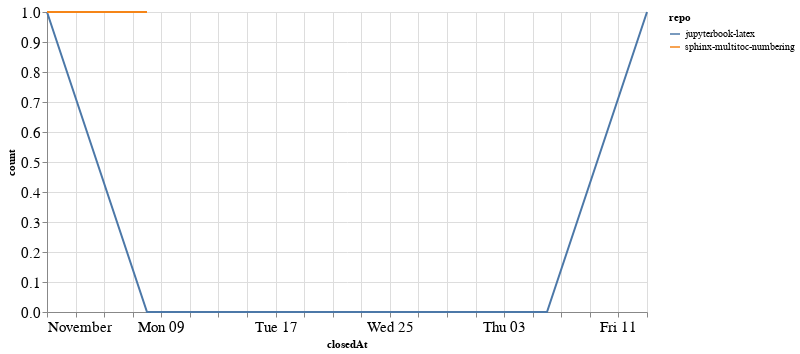

Notebook cell for this chart:
### Code cell
closed_by_time = closed_by.groupby('repo').resample('W', on='closedAt').count()['author'].reset_index()
closed_by_time = closed_by_time.rename(columns={'author': 'count'})

alt.Chart(closed_by_time, width=600).mark_line().encode(
    x='closedAt',
    y='count',
    color='repo',
    tooltip="repo"
)

### Figure 1 — Vega-Lite specification as saved in the notebook (floating-point values rounded to 4 significant figures)
{"config": {"axisLeft": {"labelFontSize": 15}, "axisBottom": {"labelFontSize": 15}}, "data": {"name": "data-5a6c014d7c2c652603086d6bb5c4fb6f"}, "mark": "line", "encoding": {"color": {"type": "nominal", "field": "repo"}, "tooltip": {"type": "nominal", "field": "repo"}, "x": {"type": "temporal", "field": "closedAt"}, "y": {"type": "quantitative", "field": "count"}}, "width": 600, "$schema": "https://vega.github.io/schema/vega-lite/v4.8.1.json", "datasets": {"data-5a6c014d7c2c652603086d6bb5c4fb6f": [{"repo": "jupyterbook-latex", "closedAt": "2020-11-01T00:00:00", "count": 1}, {"repo": "jupyterbook-latex", "closedAt": "2020-11-08T00:00:00", "count": 0}, {"repo": "jupyterbook-latex", "closedAt": "2020-11-15T00:00:00", "count": 0}, {"repo": "jupyterbook-latex", "closedAt": "2020-11-22T00:00:00", "count": 0}, {"repo": "jupyterbook-latex", "closedAt": "2020-11-29T00:00:00", "count": 0}, {"repo": "jupyterbook-latex", "closedAt": "2020-12-06T00:00:00", "count": 0}, {"repo": "jupyterbook-latex", "closedAt": "2020-12-13T00:00:00", "count": 1}, {"repo": "sphinx-multitoc-numbering", "closedAt": "2020-11-01T00:00:00", "count": 1}, {"repo": "sphinx-multitoc-numbering", "closedAt": "2020-11-08T00:00:00", "count": 1}]}}
